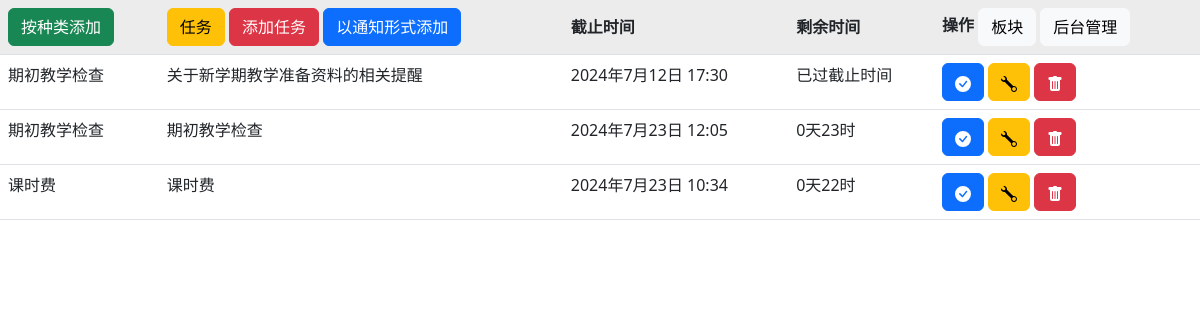
The page / on the database its author committed.
### TaskList/models.py (models this page shows, shortened)
class Task(models.Model):
    wx_notice_from = models.CharField(max_length=4000, verbose_name="原通知", null=True, blank=True)
    type = models.ForeignKey(to=Type, on_delete=models.CASCADE, verbose_name='种类')
    name = models.CharField(max_length=10, verbose_name='任务')
    to_who = models.CharField(max_length=10, verbose_name='交接人', null=True, blank=True)
    wx_notice_to = models.CharField(max_length=4000, verbose_name="发出通知", null=True, blank=True)
    end_time = models.DateTimeField(verbose_name="截止时间")
    status = models.BooleanField(verbose_name="状态", default=False)
    finish_time = models.DateTimeField(verbose_name="完成时间", null=True)
    def left_time(self):
        now = timezone.now()
        remaining_time = self.end_time - now
        days, remainder = divmod(remaining_time.total_seconds(), 86400)  # 86400 seconds in a day
        hours, _ = divmod(remainder, 3600)  # 3600 seconds in an hour
        if days < 0 or hours < 0:
            return '已过截止时间'
        return f"{int(days)}天{int(hours)}时"
    add_time = models.DateTimeField(default=datetime.now, verbose_name="添加时间")
    class Meta:
        verbose_name = "任务"
        verbose_name_plural = verbose_name

class Type(models.Model):
    plate = models.ForeignKey(to=Plate, on_delete=models.CASCADE, verbose_name='板块')
    name = models.CharField(max_length=10, unique=True, verbose_name='种类')
    doUser = models.CharField(max_length=20, verbose_name='执行人',null=True, blank=True)
    def __str__(self):
        return self.name
    class Meta:
        verbose_name = "种类"
        verbose_name_plural = verbose_name

### TaskList/views.py (the view, shortened to what this page needs)
# urls.py: path('', TaskListView.as_view(), name='list'),
class TaskListView(View):
    def get(self, request, *args, **kwargs):
        tasks = Task.objects.order_by('-add_time').filter(status=0)
        form = Task_with_type_ModelForm()
        return render(request, "list.html", locals())

### templates/list.html (shortened to what this page needs)
{% extends 'base.html' %}
{% block content %}
    <div>
        <table class="table table-hover">
            <tr>
                <th><a href="{% url 'type' %}" class="btn btn-success">按种类添加</a></th>
                <th>
                    <a href="{% url 'allList' %}" class="btn btn-warning">任务</a>
                    <button type="button" class="btn btn-danger" data-bs-toggle="modal"
                            data-bs-target="#dlModal_submit">添加任务
                    </button>
                    <a type="button" class="btn btn-primary" href="{% url 'notice' %}">以通知形式添加</a>
                </th>
                <th style="height: 50px; vertical-align: middle;">截止时间</th>
                <th style="height: 50px; vertical-align: middle;">剩余时间</th>
                <th style="height: 50px; vertical-align: middle;">操作
                    <a type="button" class="btn btn-light" href="{% url 'addplate' %}">板块</a>
                    <a type="button" class="btn btn-light" href="/admin">后台管理</a>
                </th>
            </tr>
            {% for task in tasks %}
                <tr>
                    <td>{{ task.type }}</td>
                    <td>{{ task.name }}</td>
                    <td>{{ task.end_time }}</td>
                    <td>{{ task.left_time }}</td>
                    <td>
                        <button type="button" class="btn btn-primary" data-bs-toggle="modal"
                                data-bs-target="#fnModal{{ task.id }}">
                        </button>
                        <a class="btn btn-warning" href="{% url 'edit' task.id %}">
                        </a>
                        <button type="button" class="btn btn-danger" data-bs-toggle="modal"
                                data-bs-target="#dlModal{{ task.id }}">
                        </button>
                    </td>
                </tr>
            {% endfor %}
        </table>
    </div>
{% endblock %}

### templates/base.html (shortened to what this page needs)
{% load i18n %}
<!DOCTYPE html>
<html lang="zh-hans">
<head>
    <link href="https://cdn.jsdelivr.net/npm/bootstrap@5.3.0-alpha1/dist/css/bootstrap.min.css" rel="stylesheet"
>
</head>
<body>
{% block content %}
{% endblock %}
</body>
</html>

### rows shown on the page
Task: type "期初教学检查", name "关于新学期教学准备资料的相关提醒", end_time "2024年7月12日 17:30", left_time "已过截止时间"
Task: type "期初教学检查", name "期初教学检查", end_time "2024年7月23日 12:05", left_time "0天23时"
Task: type "课时费", name "课时费", end_time "2024年7月23日 10:34", left_time "0天22时"
